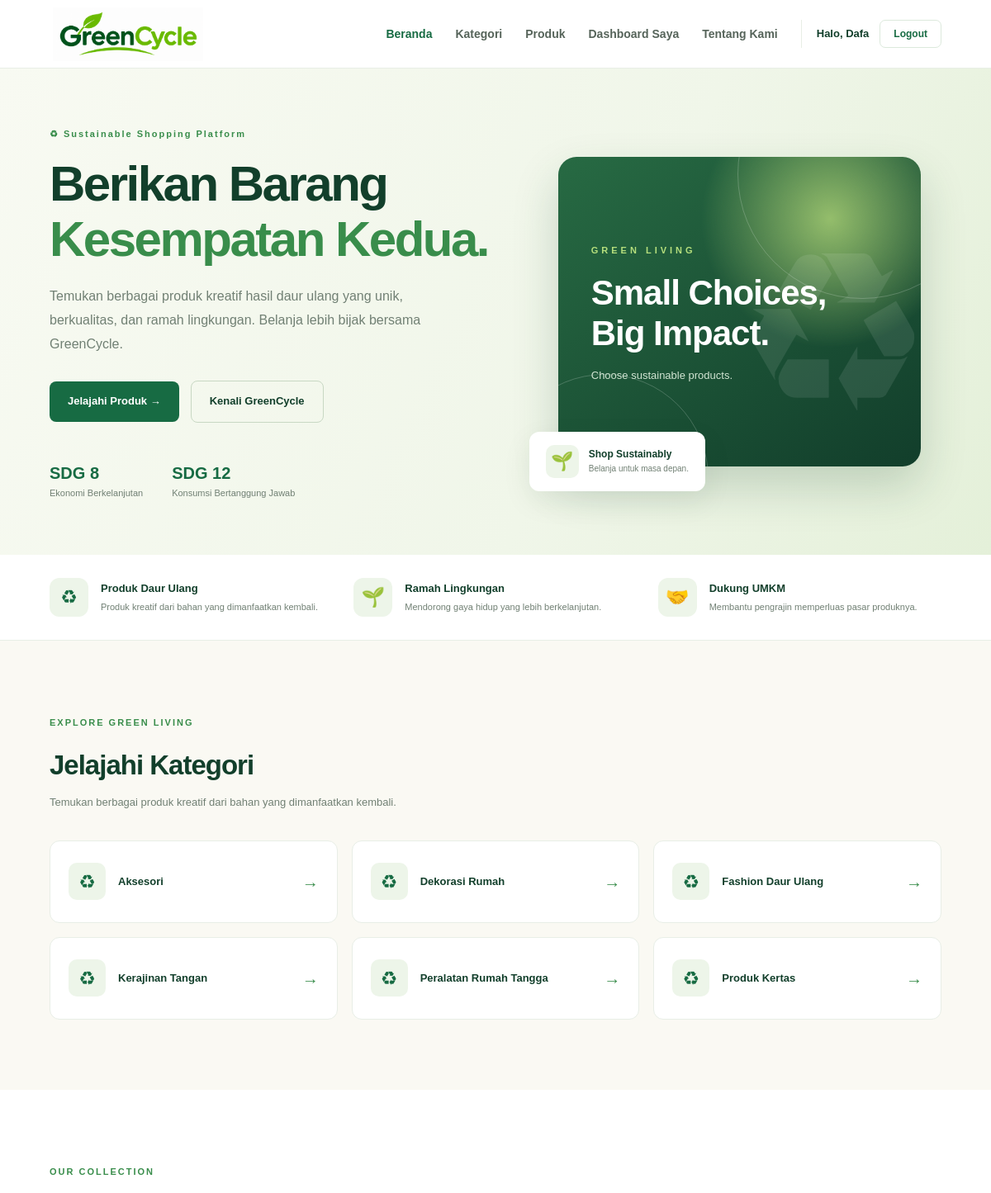
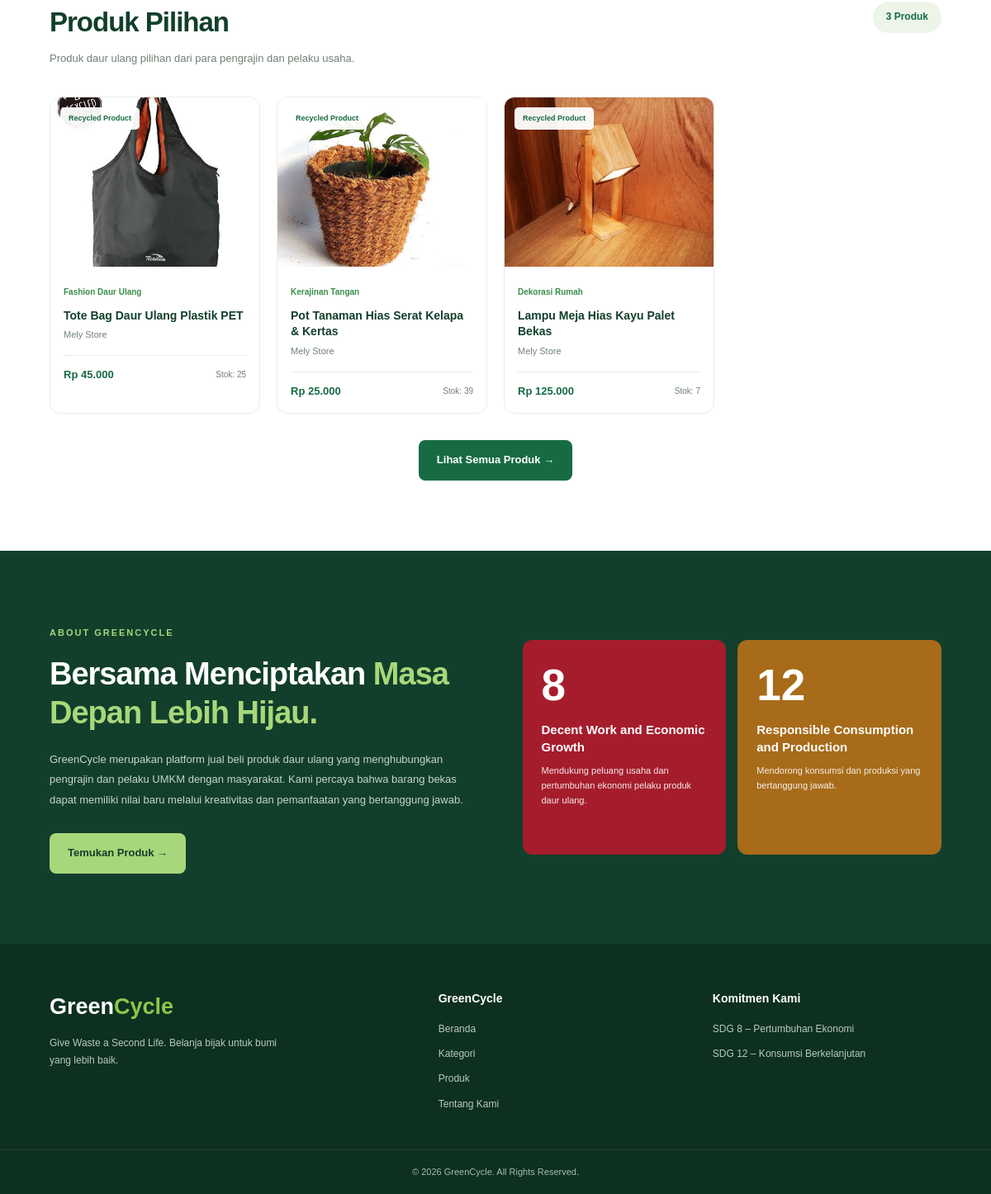
/pages/home.php (signed in), run on the app's committed database (2 pictures, top to bottom).
### tables this page shows
CREATE TABLE `categories` (
  `id` int(11) NOT NULL,
  `category_name` varchar(100) NOT NULL,
  `description` text DEFAULT NULL,
  `created_at` timestamp NOT NULL DEFAULT current_timestamp(),
  `updated_at` timestamp NOT NULL DEFAULT current_timestamp() ON UPDATE current_timestamp()
);

CREATE TABLE `products` (
  `id` int(11) NOT NULL,
  `store_id` int(11) NOT NULL,
  `category_id` int(11) NOT NULL,
  `product_name` varchar(150) NOT NULL,
  `description` text DEFAULT NULL,
  `material_info` text DEFAULT NULL,
  `price` decimal(12,2) NOT NULL,
  `stock` int(11) NOT NULL DEFAULT 0,
  `product_photo` varchar(255) DEFAULT NULL,
  `status` enum('active','inactive') NOT NULL DEFAULT 'active',
  `created_at` timestamp NOT NULL DEFAULT current_timestamp(),
  `updated_at` timestamp NOT NULL DEFAULT current_timestamp() ON UPDATE current_timestamp()
);

CREATE TABLE `stores` (
  `id` int(11) NOT NULL,
  `user_id` int(11) NOT NULL,
  `store_name` varchar(150) NOT NULL,
  `description` text DEFAULT NULL,
  `address` text DEFAULT NULL,
  `phone` varchar(20) DEFAULT NULL,
  `logo` varchar(255) DEFAULT NULL,
  `status` enum('active','inactive') NOT NULL DEFAULT 'active',
  `created_at` timestamp NOT NULL DEFAULT current_timestamp(),
  `updated_at` timestamp NOT NULL DEFAULT current_timestamp() ON UPDATE current_timestamp()
);

### includes/init.php (called while the page is built, shortened)
<?php
function e($value)
{
    return htmlspecialchars((string) $value, ENT_QUOTES, 'UTF-8');
}

### pages/home.php (the view, shortened to what this page needs)
<?php
require_once __DIR__ . '/../includes/auth_check.php';
$categories = [];
$products = [];
$dataError = false;
$customerName = $_SESSION['name'] ?? 'Customer';
try {
    $categoryQuery = $conn->query(
        "SELECT id, category_name
         FROM categories
         ORDER BY category_name ASC
         LIMIT 6"
    );
    $categories = $categoryQuery->fetch_all(MYSQLI_ASSOC);
    $productQuery = $conn->query(
        "SELECT
            p.id,
            p.product_name,
            p.description,
            p.material_info,
            p.price,
            p.stock,
            p.product_photo,
            c.category_name,
            s.store_name
         FROM products p
         INNER JOIN categories c ON p.category_id = c.id
         INNER JOIN stores s ON p.store_id = s.id
         INNER JOIN users u ON s.user_id = u.id
         WHERE p.status = 'active'
           AND s.status = 'active'
           AND u.status = 'active'
         ORDER BY p.created_at DESC
         LIMIT 8"
    );
    $products = $productQuery->fetch_all(MYSQLI_ASSOC);
} catch (mysqli_sql_exception $e) {
    error_log('GreenCycle home query error: ' . $e->getMessage());
    $dataError = true;
}
?>
<!DOCTYPE html>
<html lang="id">
<head>
    <link rel="stylesheet" href="/GreenCycle/assets/css/style.css">
</head>
<body>
<header class="navbar">
    <div class="container nav-container">
        <a href="/GreenCycle/pages/home.php" class="brand">
            <img
                src="/GreenCycle/assets/images/greencycle-logo.png"
                alt="GreenCycle"
                class="brand-logo"
                onerror="this.style.display='none'; this.nextElementSibling.style.display='inline';"
            >
        </a>
        <nav class="nav-menu" id="navMenu">
            <a href="/GreenCycle/pages/home.php" class="nav-link active">
                Beranda
            </a>
            <a href="/GreenCycle/pages/home.php#kategori" class="nav-link">
                Kategori
            </a>
            <a href="/GreenCycle/pages/products.php" class="nav-link">
                Produk
            </a>
            <a href="<?= ($_SESSION['role'] ?? '') === 'seller' ? '/GreenCycle/seller/dashboard.php' : '/GreenCycle/customer/dashboard.php' ?>" class="nav-link">
                <?= ($_SESSION['role'] ?? '') === 'seller' ? 'Dashboard Seller' : 'Dashboard Saya' ?>
            </a>
            <a href="/GreenCycle/pages/home.php#tentang" class="nav-link">
                Tentang Kami
            </a>
            <div class="nav-user">
                <span class="user-name">
                    Halo, <?= e($customerName) ?>
                </span>
                <form action="/GreenCycle/auth/logout.php" method="POST">
                    <button type="submit" class="logout-btn">
                        Logout
                    </button>
                </form>
            </div>
        </nav>
    </div>
</header>
<main>
    <section class="hero">
        <div class="container hero-container">
            <div class="hero-content">
                <span class="hero-label">
                    ♻ Sustainable Shopping Platform
                </span>
                <h1>
                    Berikan Barang
                    <span>Kesempatan Kedua.</span>
                </h1>
                <p>
                    Temukan berbagai produk kreatif hasil daur ulang
                    yang unik, berkualitas, dan ramah lingkungan.
                    Belanja lebih bijak bersama GreenCycle.
                </p>
                <div class="hero-actions">
                    <a
                        href="/GreenCycle/pages/products.php"
                        class="btn-primary"
                    >
                        Jelajahi Produk →
                    </a>
                    <a
                        href="/GreenCycle/pages/home.php#tentang"
                        class="btn-secondary"
                    >
                        Kenali GreenCycle
                    </a>
                </div>
                <div class="hero-stat">
                    <div>
                        <strong>SDG 8</strong>
                        <span>Ekonomi Berkelanjutan</span>
                    </div>
                    <div>
                        <strong>SDG 12</strong>
                        <span>Konsumsi Bertanggung Jawab</span>
                    </div>
                </div>
            </div>
            <div class="hero-visual">
                <div class="hero-image-box">
                    <div class="hero-image-decoration">
                    </div>
                    <div class="hero-image-text">
                        <span>GREEN LIVING</span>
                        <h2>
                            Small Choices,<br>
                            Big Impact.
                        </h2>
                        <p>Choose sustainable products.</p>
                    </div>
                </div>
                <div class="floating-card">
                    <span class="floating-icon">🌱</span>
                    <div>
                        <strong>Shop Sustainably</strong>
                        <small>Belanja untuk masa depan.</small>
                    </div>
                </div>
            </div>
        </div>
    </section>
    <section class="benefits">
        <div class="container benefits-grid">
            <div class="benefit-item">
                <span class="benefit-icon">♻</span>
                <div>
                    <h3>Produk Daur Ulang</h3>
                    <p>Produk kreatif dari bahan yang dimanfaatkan kembali.</p>
                </div>
            </div>
            <div class="benefit-item">
                <span class="benefit-icon">🌱</span>
                <div>
                    <h3>Ramah Lingkungan</h3>
                    <p>Mendorong gaya hidup yang lebih berkelanjutan.</p>
                </div>
            </div>
            <div class="benefit-item">
                <span class="benefit-icon">🤝</span>
                <div>
                    <h3>Dukung UMKM</h3>
                    <p>Membantu pengrajin memperluas pasar produknya.</p>
                </div>
            </div>
        </div>
    </section>
    <section class="section category-section" id="kategori">
        <div class="container">
            <div class="section-heading">
                <div>
                    <span class="section-label">
                        EXPLORE GREEN LIVING
                    </span>
                    <h2>Jelajahi Kategori</h2>
                    <p>
                        Temukan berbagai produk kreatif dari
                        bahan yang dimanfaatkan kembali.
                    </p>
                </div>
            </div>
            <div class="category-grid">
                <?php if ($categories): ?>
                    <?php foreach ($categories as $category): ?>
                        <a
                            href="/GreenCycle/pages/products.php?category=<?= (int) $category['id'] ?>"
                            class="category-card"
                        >
                            <span class="category-icon">♻</span>
                            <h3>
                                <?= e($category['category_name']) ?>
                            </h3>
                            <span class="category-arrow">→</span>
                        </a>
                    <?php endforeach; ?>
                <?php else: ?>
                    <p class="empty-message">
                        Belum ada kategori produk.
                    </p>
                <?php endif; ?>
            </div>
        </div>
    </section>
    <section class="section product-section" id="produk">
        <div class="container">
            <div class="section-heading product-heading">
                <div>
                    <span class="section-label">OUR COLLECTION</span>
                    <h2>Produk Pilihan</h2>
                    <p>
                        Produk daur ulang pilihan dari para
                        pengrajin dan pelaku usaha.
                    </p>
                </div>
                <span class="product-count">
                    <?= count($products) ?> Produk
                </span>
            </div>
            <?php if ($dataError): ?>
                <div class="empty-products">
                    <h3>Data produk belum dapat ditampilkan</h3>
                    <p>
                        Silakan muat ulang halaman atau periksa
                        koneksi database.
                    </p>
                </div>
            <?php elseif ($products): ?>
                <div class="product-grid">
                    <?php foreach ($products as $product): ?>
                        <article class="product-card">
                            <div class="product-image">
                                <?php if (!empty($product['product_photo'])): ?>
                                    <img
                                        src="<?= e($product['product_photo']) ?>"
                                        alt="<?= e($product['product_name']) ?>"
                                        loading="lazy"
                                    >
                                <?php endif; ?>
                                <span class="product-badge">
                                    Recycled Product
                                </span>
                            </div>
                            <div class="product-info">
                                <span class="product-category">
                                    <?= e($product['category_name']) ?>
                                </span>
                                <h3>
                                    <?= e($product['product_name']) ?>
                                </h3>
                                <p class="product-store">
                                    <?= e($product['store_name']) ?>
                                </p>
                                <div class="product-bottom">
                                    <strong>
                                        Rp <?= number_format(
                                            (float) $product['price'],
                                            0,
                                            ',',
                                            '.'
                                        ) ?>
                                    </strong>
                                    <span class="product-stock">
                                        Stok: <?= (int) $product['stock'] ?>
                                    </span>
                                </div>
                            </div>
                        </article>
                    <?php endforeach; ?>
                </div>
                <div
                    class="hero-actions"
                    style="justify-content:center; margin-top:32px;"
                >
                    <a
                        href="/GreenCycle/pages/products.php"
                        class="btn-primary"
                    >
                        Lihat Semua Produk →
                    </a>
                </div>
            <?php endif; ?>
        </div>
    </section>
    <section class="about-section" id="tentang">
        <div class="container about-container">
            <div class="about-content">
                <span class="section-label">
                    ABOUT GREENCYCLE
                </span>
                <h2>
                    Bersama Menciptakan
                    <span>Masa Depan Lebih Hijau.</span>
                </h2>
                <p>
                    GreenCycle merupakan platform jual beli
                    produk daur ulang yang menghubungkan pengrajin
                    dan pelaku UMKM dengan masyarakat.
                    Kami percaya bahwa barang bekas dapat memiliki
                    nilai baru melalui kreativitas dan pemanfaatan
                    yang bertanggung jawab.
                </p>
                <a
                    href="/GreenCycle/pages/products.php"
                    class="btn-light"
                >
                    Temukan Produk →
                </a>
            </div>
            <div class="sdg-container">
                <div class="sdg-card sdg-eight">
                    <strong>8</strong>
                    <h3>
                        Decent Work and Economic Growth
                    </h3>
                    <p>
                        Mendukung peluang usaha dan pertumbuhan
                        ekonomi pelaku produk daur ulang.
                    </p>
                </div>
                <div class="sdg-card sdg-twelve">
                    <strong>12</strong>
                    <h3>
                        Responsible Consumption and Production
                    </h3>
                    <p>
                        Mendorong konsumsi dan produksi
                        yang bertanggung jawab.
                    </p>
                </div>
            </div>
        </div>
    </section>
</main>
<footer class="footer">
    <div class="container footer-container">
        <div class="footer-brand">
            <h2>Green<span>Cycle</span></h2>
            <p>
                Give Waste a Second Life.
                Belanja bijak untuk bumi yang lebih baik.
            </p>
        </div>
        <div class="footer-info">
            <h3>GreenCycle</h3>
            <a href="/GreenCycle/pages/home.php">Beranda</a>
            <a href="/GreenCycle/pages/home.php#kategori">Kategori</a>
            <a href="/GreenCycle/pages/products.php">Produk</a>
            <a href="/GreenCycle/pages/home.php#tentang">Tentang Kami</a>
        </div>
        <div class="footer-info">
            <h3>Komitmen Kami</h3>
            <p>SDG 8 – Pertumbuhan Ekonomi</p>
            <p>SDG 12 – Konsumsi Berkelanjutan</p>
        </div>
    </div>
    <div class="footer-bottom">
        <p>
            © <?= date('Y') ?> GreenCycle. All Rights Reserved.
        </p>
    </div>
</footer>
</body>
</html>

### data on the page
categories: category_name "Aksesori"
categories: category_name "Dekorasi Rumah"
categories: category_name "Fashion Daur Ulang"
categories: category_name "Kerajinan Tangan"
categories: category_name "Peralatan Rumah Tangga"
categories: category_name "Produk Kertas"
products: product_photo (picture), category.category_name "Fashion Daur Ulang", product_name "Tote Bag Daur Ulang Plastik PET", store.store_name "Mely Store", price "45.000", stock "25"
products: product_photo (picture), category.category_name "Kerajinan Tangan", product_name "Pot Tanaman Hias Serat Kelapa & Kertas", store.store_name "Mely Store", price "25.000", stock "39"
products: product_photo (picture), category.category_name "Dekorasi Rumah", product_name "Lampu Meja Hias Kayu Palet Bekas", store.store_name "Mely Store", price "125.000", stock "7"

### other printed values
$customerName "Dafa"
count($products) "3"
